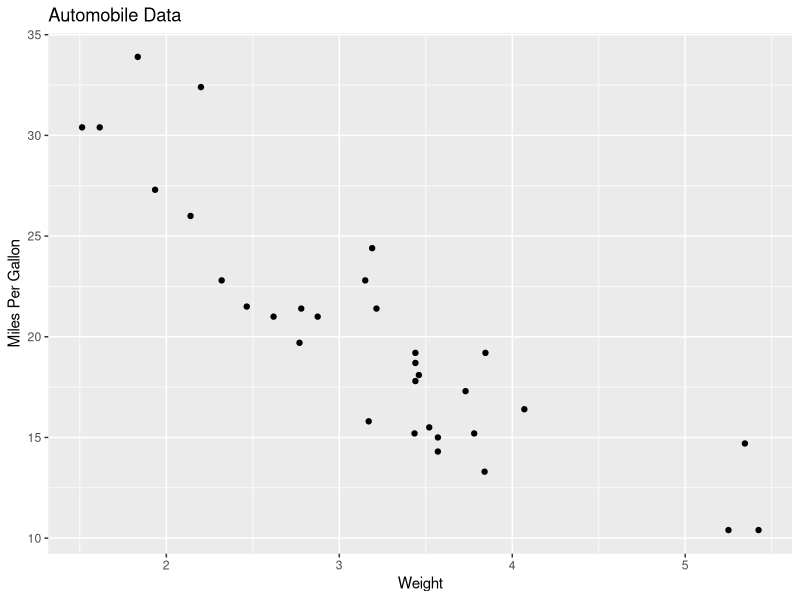
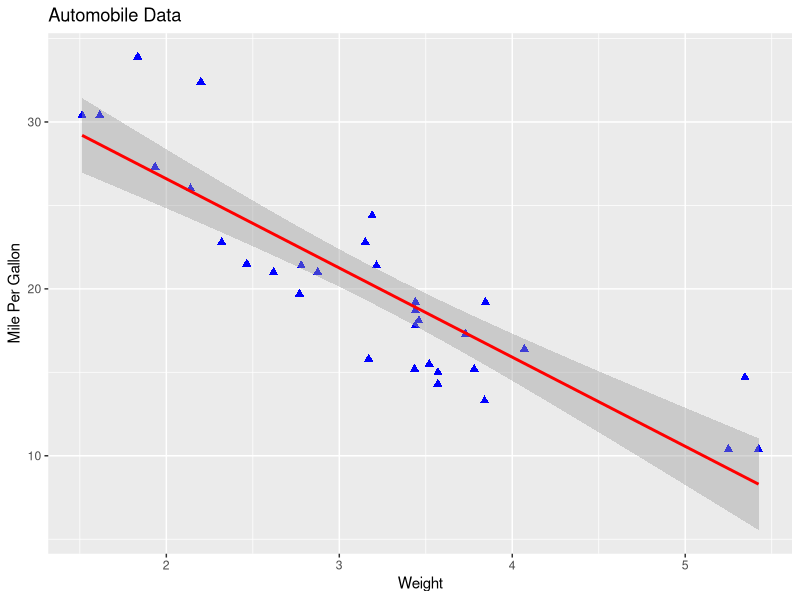
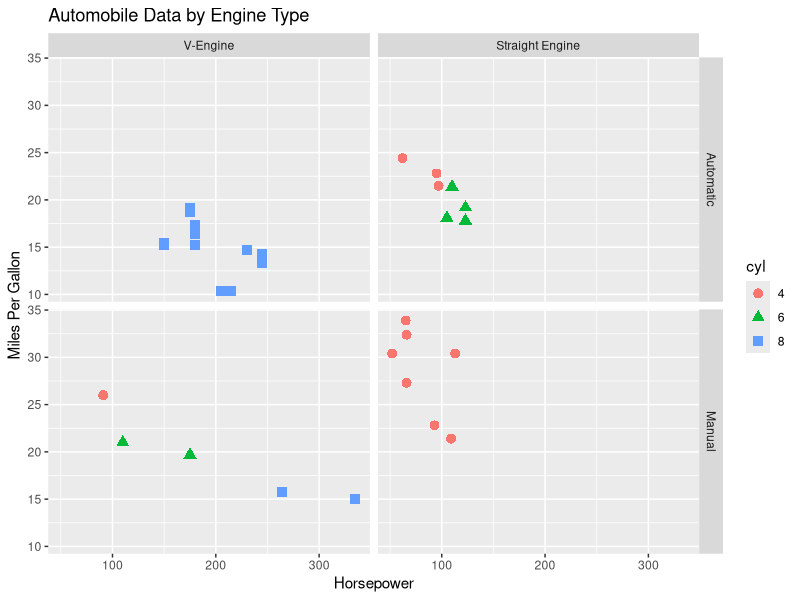

Write R code to recreate these figures, in order.
#最简单的例子
install.packages("ggplot2")
library(ggplot2)
ggplot(data = mtcars, aes(x = wt, y = mpg)) + geom_point() + labs(title = "Automobile Data",
                                                                  x = "Weight",
                                                                  y = "Miles Per Gallon")
#扩展上面的例子
ggplot(data = mtcars, aes(x = wt, y = mpg)) + 
  geom_point(pch = 17, color = "blue", size = 2) +
  geom_smooth(method = "lm", color = "red", linetype = 1) +
  labs(title = "Automobile Data", x = "Weight", y = "Mile Per Gallon")

#分组和面, ggplot2包在定义组或面时使用因子
#因子化
colnames(mtcars)
head(mtcars)
mtcars$am <- factor(mtcars$am, levels = c(0, 1), labels = c("Automatic", "Manual"))
mtcars$vs <- factor(mtcars$vs, levels = c(0, 1), labels = c("V-Engine", "Straight Engine"))
mtcars$cyl <- factor(mtcars$cyl)
#绘图
ggplot(data = mtcars, aes(x = hp, y = mpg, shape = cyl, color = cyl)) +
  geom_point(size = 3) +
  facet_grid(am ~ vs) +
  labs(title = "Automobile Data by Engine Type", x = "Horsepower", y = "Miles Per Gallon")
#通过变速箱类型（手动和自动）和发动机装置（V型发动机与直列式发动机）对数据进行分组，显示变速箱的
#马力与油耗之间的关系
